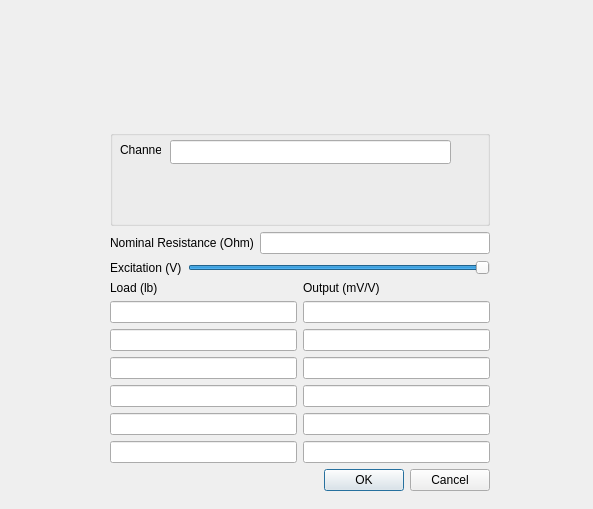
<?xml version="1.0" encoding="UTF-8"?>
<ui version="4.0">
 <class>Dialog</class>
 <widget class="QDialog" name="Dialog">
  <property name="geometry">
   <rect>
    <x>0</x>
    <y>0</y>
    <width>593</width>
    <height>509</height>
   </rect>
  </property>
  <property name="windowTitle">
   <string>Loadcell</string>
  </property>
  <widget class="QWidget" name="layoutWidget">
   <property name="geometry">
    <rect>
     <x>110</x>
     <y>130</y>
     <width>380</width>
     <height>361</height>
    </rect>
   </property>
   <layout class="QVBoxLayout" name="verticalLayout_2">
    <item>
     <widget class="QGroupBox" name="nameBox">
      <property name="enabled">
       <bool>true</bool>
      </property>
      <property name="title">
       <string/>
      </property>
      <widget class="QLabel" name="label_5">
       <property name="geometry">
        <rect>
         <x>10</x>
         <y>10</y>
         <width>41</width>
         <height>20</height>
        </rect>
       </property>
       <property name="text">
        <string>Channel</string>
       </property>
      </widget>
      <widget class="QLineEdit" name="lineEdit">
       <property name="geometry">
        <rect>
         <x>60</x>
         <y>10</y>
         <width>281</width>
         <height>24</height>
        </rect>
       </property>
      </widget>
     </widget>
    </item>
    <item>
     <layout class="QVBoxLayout" name="verticalLayout">
      <item>
       <layout class="QHBoxLayout" name="horizontalLayout_9">
        <item>
         <widget class="QLabel" name="label_3">
          <property name="text">
           <string>Nominal Resistance (Ohm)</string>
          </property>
         </widget>
        </item>
        <item>
         <widget class="QLineEdit" name="lineEdit_13"/>
        </item>
       </layout>
      </item>
      <item>
       <layout class="QHBoxLayout" name="horizontalLayout_8">
        <item>
         <widget class="QLabel" name="label_4">
          <property name="text">
           <string>Excitation (V)</string>
          </property>
         </widget>
        </item>
        <item>
         <widget class="QSlider" name="horizontalSlider">
          <property name="maximum">
           <number>10</number>
          </property>
          <property name="singleStep">
           <number>5</number>
          </property>
          <property name="sliderPosition">
           <number>10</number>
          </property>
          <property name="orientation">
           <enum>Qt::Horizontal</enum>
          </property>
         </widget>
        </item>
       </layout>
      </item>
      <item>
       <layout class="QHBoxLayout" name="horizontalLayout_7">
        <item>
         <widget class="QLabel" name="label">
          <property name="text">
           <string>Load (lb)</string>
          </property>
         </widget>
        </item>
        <item>
         <widget class="QLabel" name="label_2">
          <property name="text">
           <string>Output (mV/V)</string>
          </property>
         </widget>
        </item>
       </layout>
      </item>
      <item>
       <layout class="QHBoxLayout" name="horizontalLayout_6">
        <item>
         <widget class="QLineEdit" name="lineEdit_19"/>
        </item>
        <item>
         <widget class="QLineEdit" name="lineEdit_20"/>
        </item>
       </layout>
      </item>
      <item>
       <layout class="QHBoxLayout" name="horizontalLayout_5">
        <item>
         <widget class="QLineEdit" name="lineEdit_17"/>
        </item>
        <item>
         <widget class="QLineEdit" name="lineEdit_18"/>
        </item>
       </layout>
      </item>
      <item>
       <layout class="QHBoxLayout" name="horizontalLayout_4">
        <item>
         <widget class="QLineEdit" name="lineEdit_10"/>
        </item>
        <item>
         <widget class="QLineEdit" name="lineEdit_16"/>
        </item>
       </layout>
      </item>
      <item>
       <layout class="QHBoxLayout" name="horizontalLayout_2">
        <item>
         <widget class="QLineEdit" name="lineEdit_8"/>
        </item>
        <item>
         <widget class="QLineEdit" name="lineEdit_11"/>
        </item>
       </layout>
      </item>
      <item>
       <layout class="QHBoxLayout" name="horizontalLayout_3">
        <item>
         <widget class="QLineEdit" name="lineEdit_14"/>
        </item>
        <item>
         <widget class="QLineEdit" name="lineEdit_15"/>
        </item>
       </layout>
      </item>
      <item>
       <layout class="QHBoxLayout" name="horizontalLayout">
        <item>
         <widget class="QLineEdit" name="lineEdit_12"/>
        </item>
        <item>
         <widget class="QLineEdit" name="lineEdit_9"/>
        </item>
       </layout>
      </item>
     </layout>
    </item>
    <item>
     <widget class="QDialogButtonBox" name="buttonBox">
      <property name="orientation">
       <enum>Qt::Horizontal</enum>
      </property>
      <property name="standardButtons">
       <set>QDialogButtonBox::Cancel|QDialogButtonBox::Ok</set>
      </property>
     </widget>
    </item>
   </layout>
  </widget>
 </widget>
 <resources/>
 <connections>
  <connection>
   <sender>buttonBox</sender>
   <signal>accepted()</signal>
   <receiver>Dialog</receiver>
   <slot>accept()</slot>
   <hints>
    <hint type="sourcelabel">
     <x>248</x>
     <y>254</y>
    </hint>
    <hint type="destinationlabel">
     <x>157</x>
     <y>274</y>
    </hint>
   </hints>
  </connection>
  <connection>
   <sender>buttonBox</sender>
   <signal>rejected()</signal>
   <receiver>Dialog</receiver>
   <slot>reject()</slot>
   <hints>
    <hint type="sourcelabel">
     <x>316</x>
     <y>260</y>
    </hint>
    <hint type="destinationlabel">
     <x>286</x>
     <y>274</y>
    </hint>
   </hints>
  </connection>
 </connections>
</ui>
